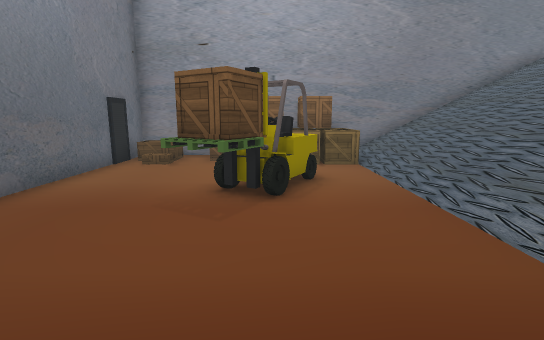
[1] (above)

22 first-person views from a walk through a scene from a Unity 3-D project. The camera is 1.4 m above the floor, tilts 10° down and sees 85° across. The floor is counted in squares, 1 m on a side. Each view is taken from the middle of a square. On the plan, view 1 faces up. The plan holds only what a view shows up to about 14 squares ahead; the rest is blank. The place goes on beyond the plan. The player character is not drawn. Some animated figures are left out. Some surface patterns are stand-ins.

[2]
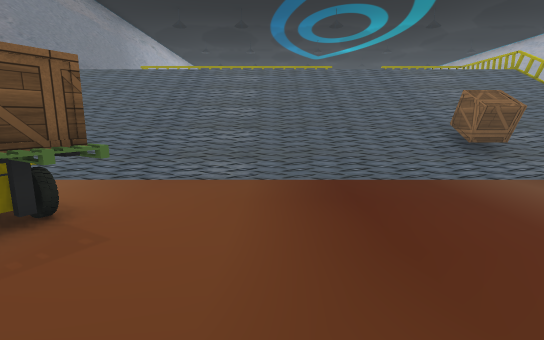

[3]
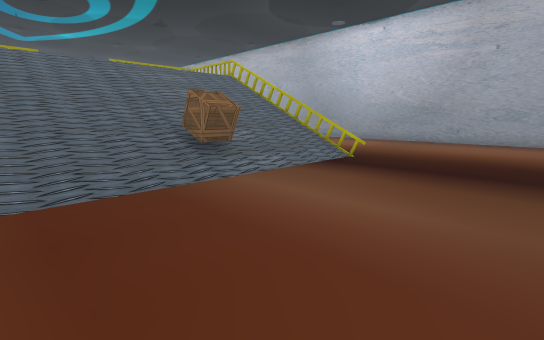

[4]
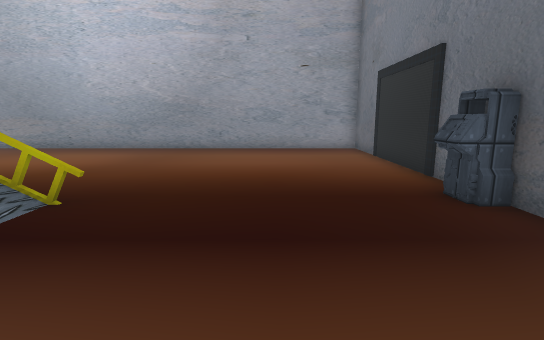

[5]
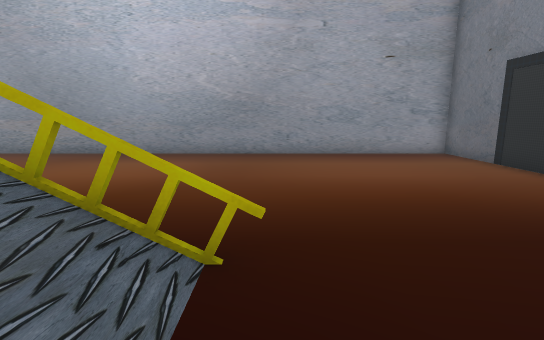

[6]
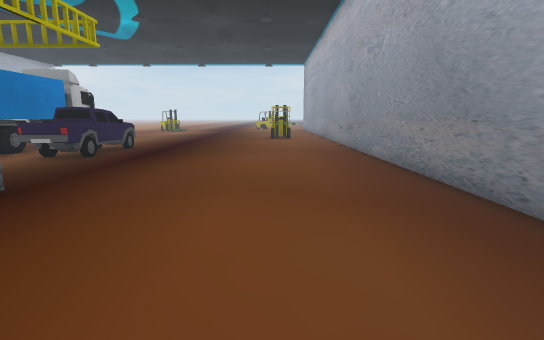

[7]
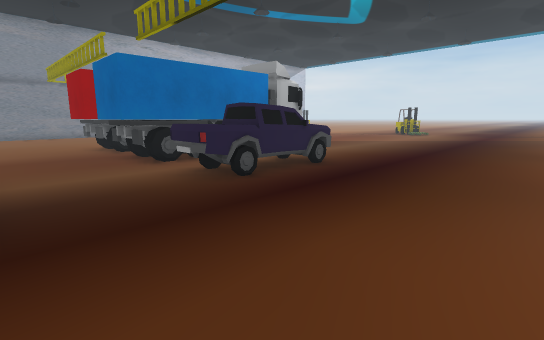

[8]
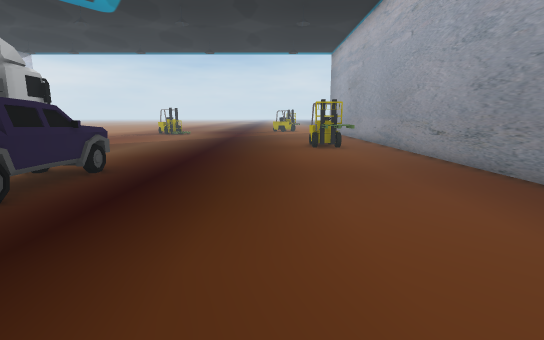

[9]
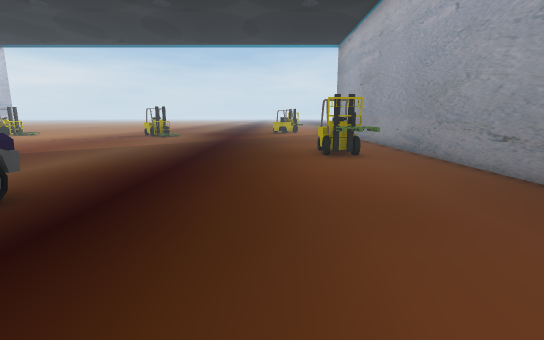

[10]
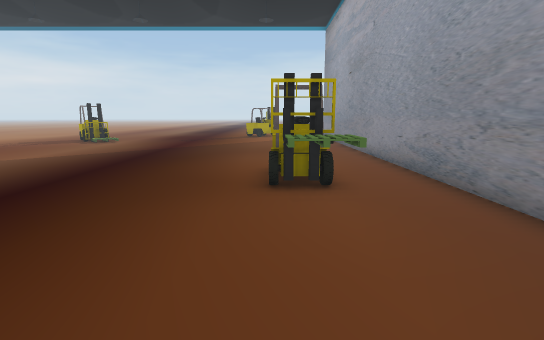

[11]
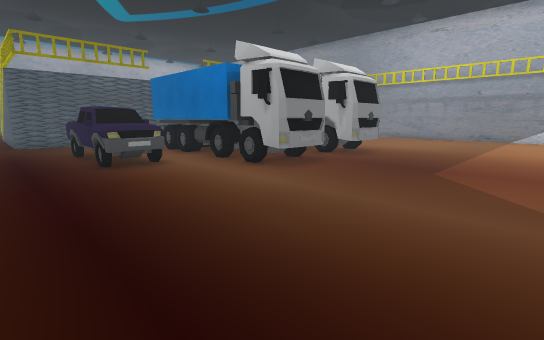

[12]
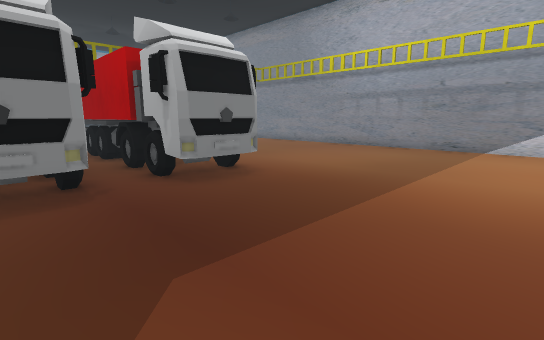

[13]
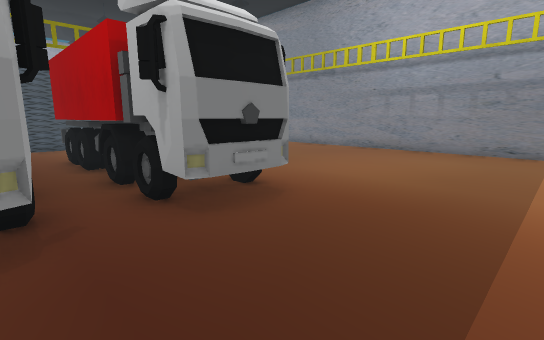

[14]
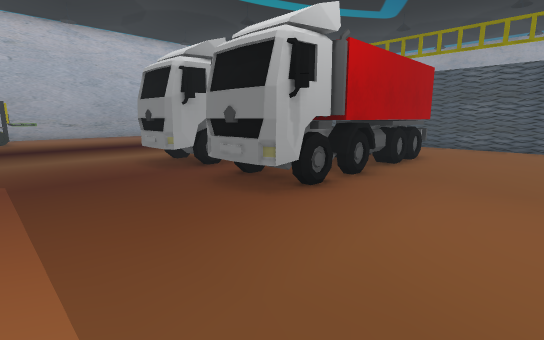

[15]
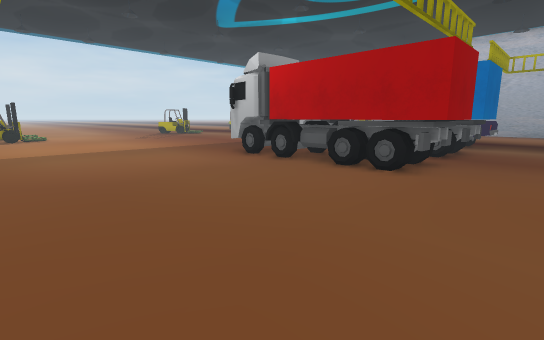

[16]
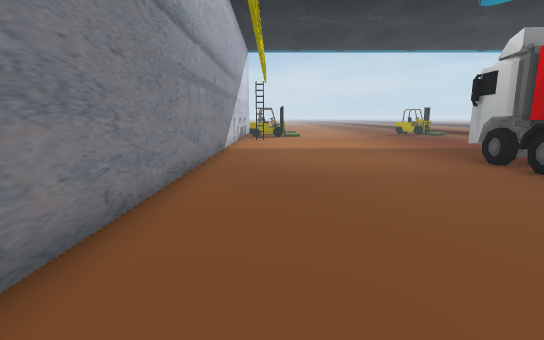

[17]
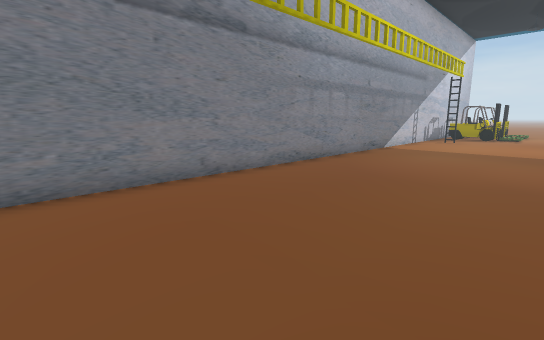

[18]
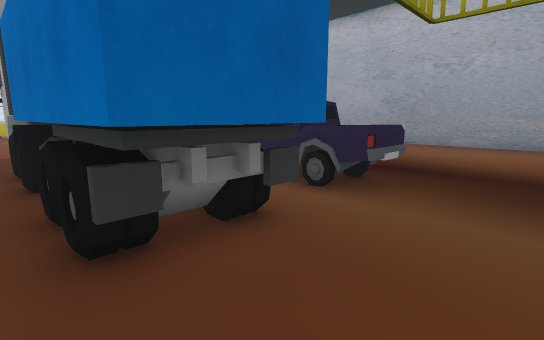

[19]
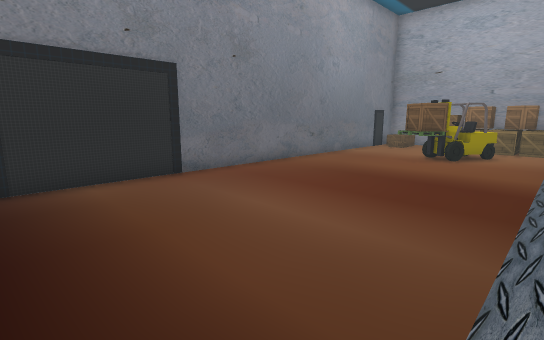

[20]
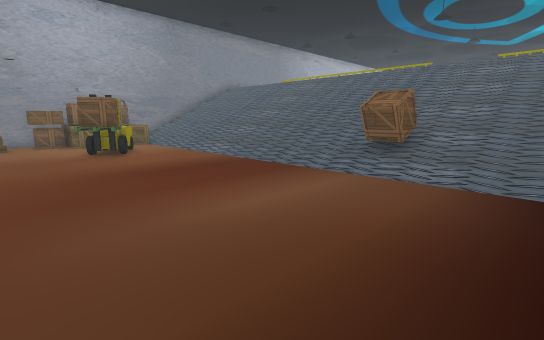

[21]
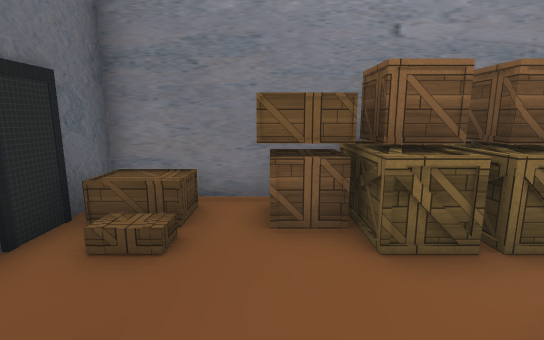

[22]
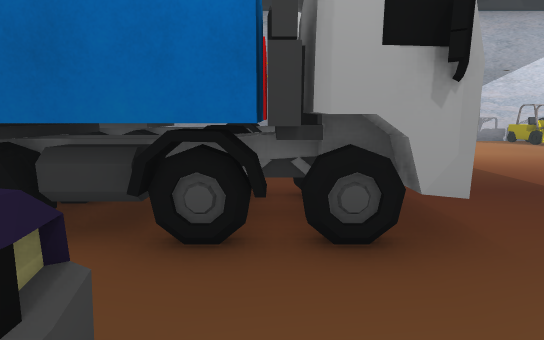

### Floor plan
Key: @ floor where view 1 was taken; # wall or solid block; x gap in a wall; . floor; / step, stairs or slope; = window, fence, low wall or low ledge; v drop or lower ground; O other object.
Columns run from 5 left of view 1 to 27 right of it. Each row starts with its distance up from view 1.
 11 ###O############################
 10 #OOOOOOO////////................
  9 #...OOOO////////.................
  8 #.......////////.................
  7 #....OO.////////.................
  6 #...OO..////////.................
  5 #...OO..////////.................
  4 #...O...////////.................
  3 #.......////////.................
  2 #.......////////..#OOOOOOOO......
  1 #.......////////..#OOOOOOOO......
  0 #....@..////////..#OOOOOOOO......
 -1 #.......////////.................
 -2 #.......////////..#OOOOOOOO......
 -3 #.......OO//////..#OOOOOOOO......
 -4 #.......OO//////..#OOOOOOOO......
 -5 #.......////////.................
 -6 #.......////////...OOOOO.........
 -7 #.......////////...OOOOO.........
 -8 #.......///////v......OO.........
 -9 #O.....=xvvvxvvO.................
-10 #.........   ....................
-11 #................................
-12 #................................
-13 #................................
-14 #...........................OOOO.
-15 #...........................OOOO
-16 #................................
-17 #................................
-18 #################################

Where each view was taken, in squares from view 1:
view 1: 0 up, 0 right, facing up
view 2: 2 up, 4 left, facing right
view 3: 1 up, 3 left, facing down-right
view 4: 4 down, 1 left, facing down
view 5: 6 down, 2 right, facing down
view 6: 14 down, 4 right, facing right
view 7: 13 down, 10 right, facing up-right
view 8: 12 down, 10 right, facing right
view 9: 12 down, 13 right, facing right
view 10: 14 down, 18 right, facing right
view 11: 10 down, 27 right, facing up-left
view 12: 3 down, 27 right, facing up-left
view 13: 2 down, 25 right, facing up-left
view 14: 6 up, 25 right, facing down-left
view 15: 10 up, 11 right, facing down-right
view 16: 9 up, 11 right, facing right
view 17: 5 up, 11 right, facing up-right
view 18: 1 down, 11 right, facing down-right
view 19: 7 down, 3 right, facing up-left
view 20: 7 down, 4 left, facing up-right
view 21: 6 up, 2 left, facing up
view 22: 7 down, 19 right, facing up
